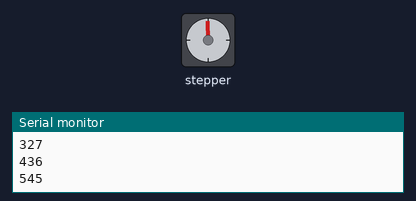
Recording of a sketch running on a simulated Arduino Uno, built with avr-gcc and run on an emulated ATmega328P. On the bench: stepper motor, the last lines printed to the serial monitor. Wiring (inferred from the names in the program): stepper motor driver (200 steps per turn assumed): step pin 13; direction pin 12.

Above: at 0.05 s.
At 1.35 s:
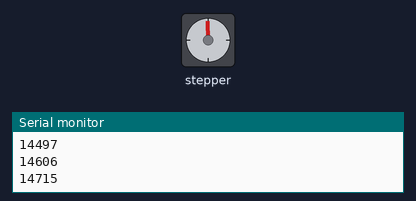
At 2.6 s:
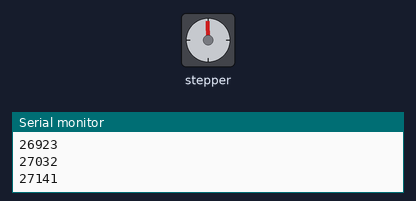
At 5.15 s:
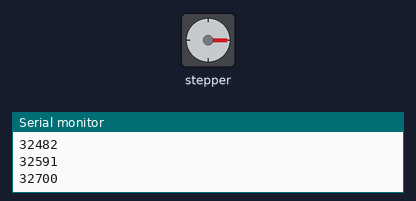
Timing chart, 0 to 6.7 s (numbered marks = the images above):
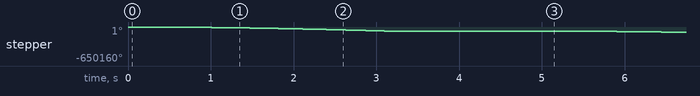

Measured:
- by itself, stepper: turns 81270° counter-clockwise in 3.2 s, repeating every 5.2 s

The sketch:

28BYJ_test.ino
```cpp
int stp = 13;

int dir = 12;


int Vmax = 50 / (PI * 48) * 64 * 2048;

int T = 3;     // время разгона (сек.)

int M = 100;   // дискретных интервалов (/сек.)

int N = T * M; // дискретных интервалов всего

int K = Vmax / N;  // приращение скорости за интервал


void setup() {


  pinMode(stp, OUTPUT);

  pinMode(dir, OUTPUT);

  Serial.begin(115200);

}


void loop() {

  // цикл по интервалам

  for (int i = 1; i <= N; i++) {

    // вычисляем период шага для интервала в мкс

    int P = 1000000 / (K * i);

    // выдаем импульсы для интервала

    for (int j = 1; j <= i; j++) {

      digitalWrite(stp, HIGH);

      delayMicroseconds(1);

      digitalWrite(stp, LOW);

      delayMicroseconds(P);

    }

  Serial.println(K * i);

  }

  delay(2000);

}
```
